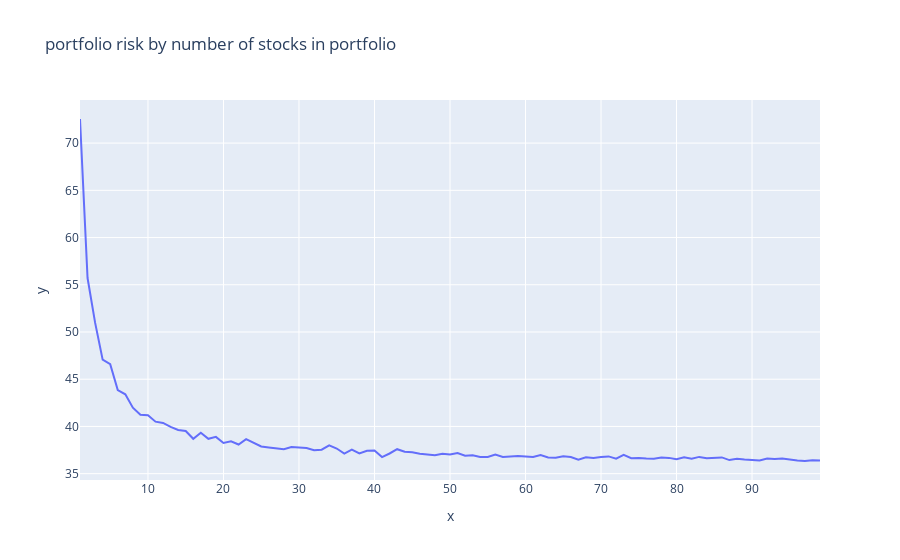

This figure's notebook cell:
### Code cell
px.line(x = range(1, 100), y = risk, title='portfolio risk by number of stocks in portfolio')

### Figure 1 — Plotly figure (JSON) as saved in the notebook; plotly's stock layout.template omitted (floating-point values rounded to 4 significant figures)
{"data": [{"hovertemplate": "x=%{x}<br>y=%{y}<extra></extra>", "legendgroup": "", "line": {"color": "#636efa", "dash": "solid"}, "marker": {"symbol": "circle"}, "mode": "lines", "name": "", "orientation": "v", "showlegend": false, "type": "scatter", "x": [1, 2, 3, 4, 5, 6, 7, 8, 9, 10, 11, 12, 13, 14, 15, 16, 17, 18, 19, 20, 21, 22, 23, 24, 25, 26, 27, 28, 29, 30, 31, 32, 33, 34, 35, 36, 37, 38, 39, 40, 41, 42, 43, 44, 45, 46, 47, 48, 49, 50, 51, 52, 53, 54, 55, 56, 57, 58, 59, 60, 61, 62, 63, 64, 65, 66, 67, 68, 69, 70, 71, 72, 73, 74, 75, 76, 77, 78, 79, 80, 81, 82, 83, 84, 85, 86, 87, 88, 89, 90, 91, 92, 93, 94, 95, 96, 97, 98, 99], "xaxis": "x", "y": [72.55, 55.71, 50.99, 47.06, 46.58, 43.85, 43.4, 41.99, 41.23, 41.18, 40.5, 40.37, 39.95, 39.63, 39.52, 38.69, 39.33, 38.69, 38.9, 38.25, 38.43, 38.09, 38.66, 38.31, 37.88, 37.77, 37.71, 37.59, 37.81, 37.79, 37.71, 37.47, 37.54, 37.99, 37.66, 37.12, 37.54, 37.14, 37.42, 37.44, 36.75, 37.14, 37.59, 37.32, 37.26, 37.11, 36.99, 36.94, 37.1, 37.02, 37.19, 36.91, 36.94, 36.77, 36.78, 37.02, 36.77, 36.79, 36.87, 36.81, 36.76, 36.96, 36.72, 36.68, 36.84, 36.77, 36.48, 36.73, 36.65, 36.76, 36.83, 36.58, 37.0, 36.64, 36.67, 36.6, 36.59, 36.71, 36.67, 36.52, 36.73, 36.57, 36.78, 36.62, 36.71, 36.72, 36.44, 36.57, 36.49, 36.41, 36.4, 36.61, 36.55, 36.61, 36.48, 36.4, 36.34, 36.41, 36.39], "yaxis": "y"}], "layout": {"legend": {"tracegroupgap": 0}, "title": {"text": "portfolio risk by number of stocks in portfolio"}, "xaxis": {"anchor": "y", "domain": [0, 1], "title": {"text": "x"}}, "yaxis": {"anchor": "x", "domain": [0, 1], "title": {"text": "y"}}}}
